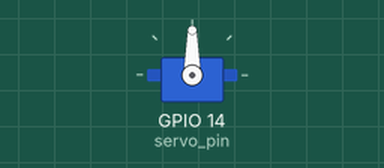
Recording of a program running on a simulated Raspberry Pi (BCM pin numbers). Shown: servo. Servo angles are drawn from the pulse width (0.5 ms = 0°, 2.5 ms = 180°).

Above: at 0.05 s.
At 1.5 s:
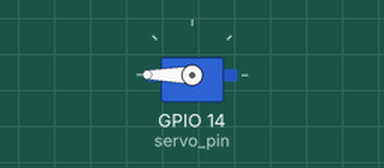
At 3.0 s:
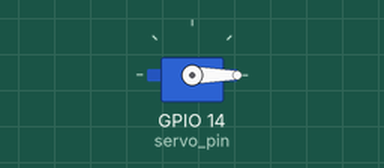
Timing chart, 0 to 6.9 s (numbered marks = the images above):
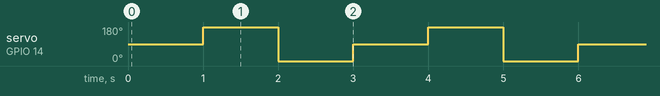

The program:

PWM_Servo.py
```python
import RPi.GPIO as GPIO
import time

GPIO.setmode(GPIO.BCM)

servo_pin = 14
GPIO.setup(servo_pin, GPIO.OUT)

servo = GPIO.PWM(servo_pin, 50)
servo.start(0)

def move_angle(angle):
    servo.ChangeDutyCycle(angle / 18 + 2.5)

try:
    while 1:
        # servo.ChangeDutyCycle(7.5)
        # time.sleep(1)
        # servo.ChangeDutyCycle(12.5)
        # time.sleep(1)
        # servo.ChangeDutyCycle(2.5)
        # time.sleep(1)
        move_angle(90)
        time.sleep(1)
        move_angle(180)
        time.sleep(1)
        move_angle(0)
        time.sleep(1)
except KeyboardInterrupt:
    pass

servo.stop()
GPIO.cleanup()
```

Measured:
- by itself, servo on GPIO 14 (servo_pin): repeats every 3.0 s: 0° 1.0 s, 90° 1.0 s, 180° 1.0 s
